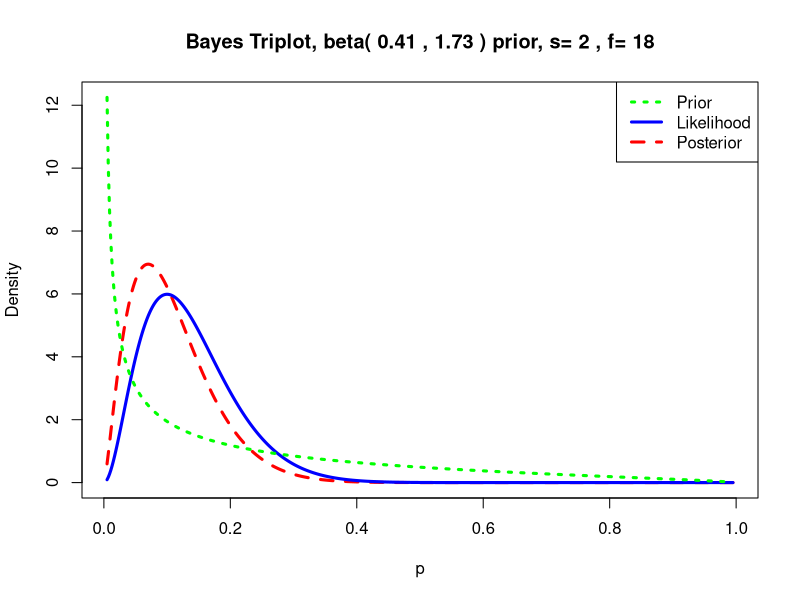
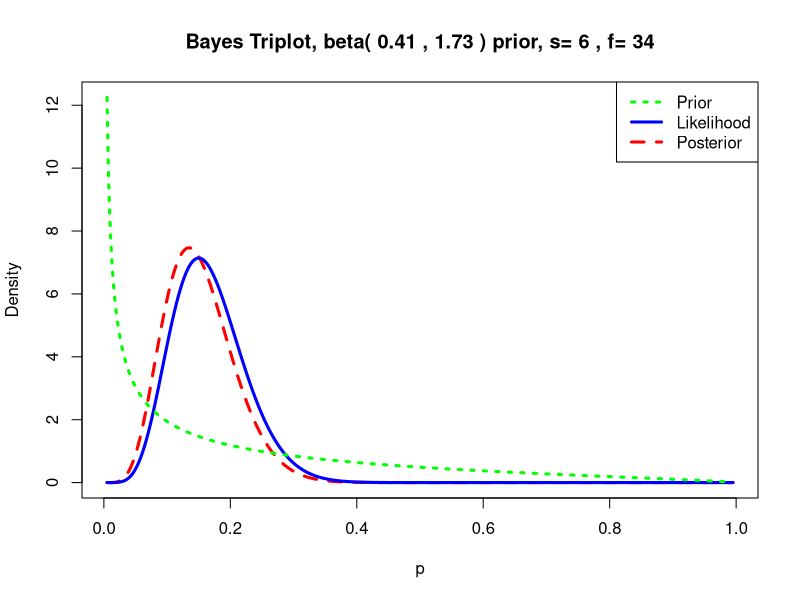
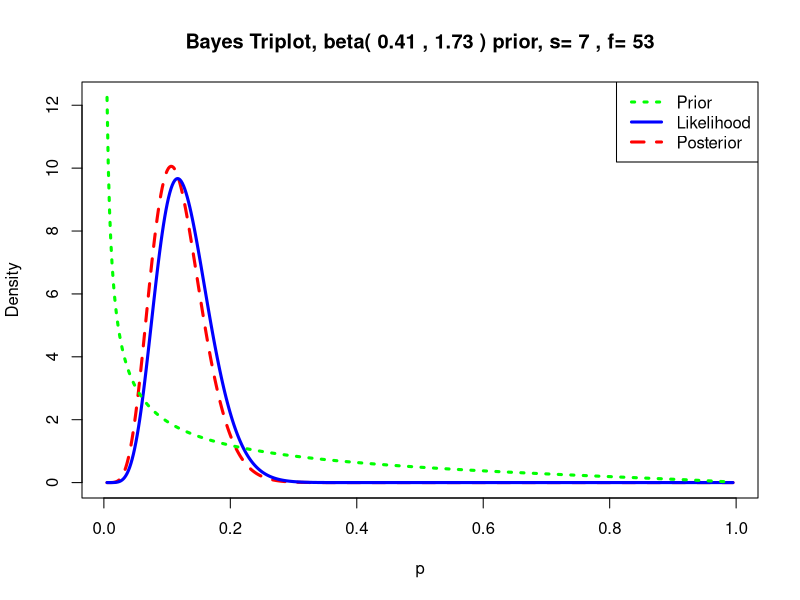
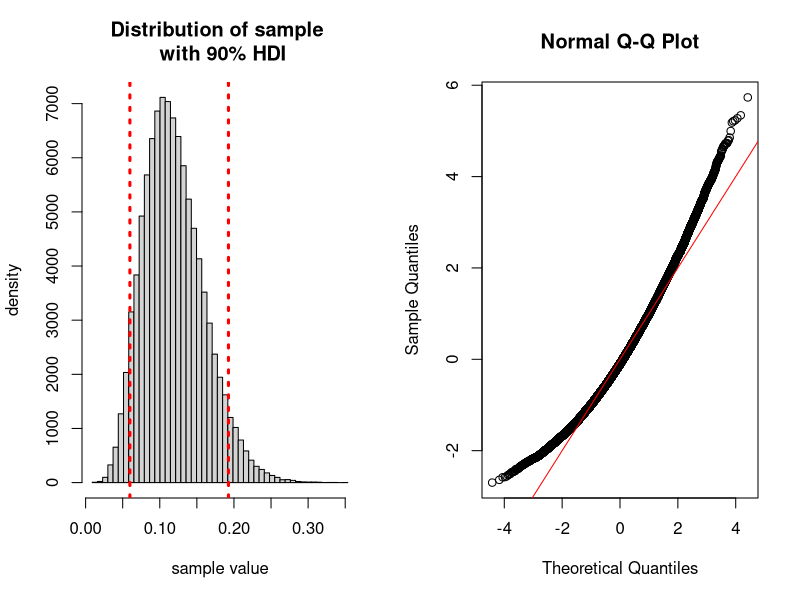
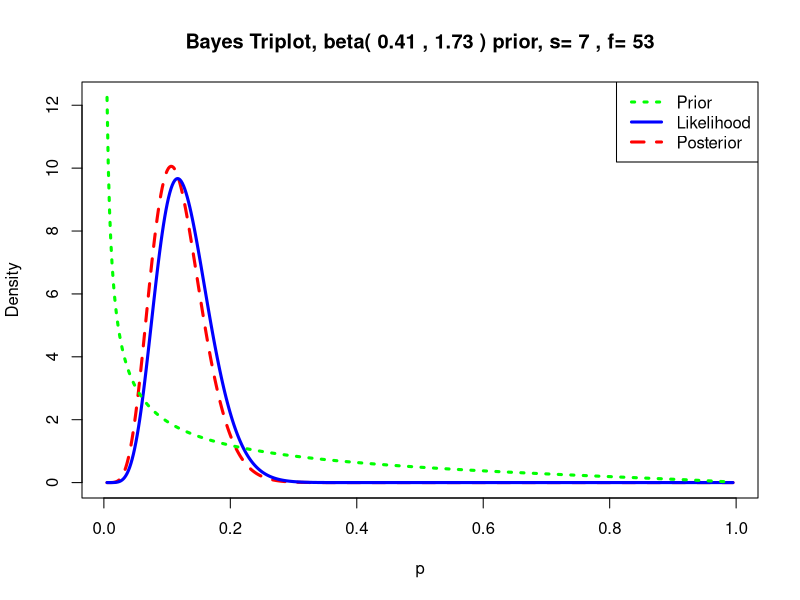

Source code (R) for these figures, in order:
# #########################################################################
# Assignment 8
# Method for Data Analysis
# 
# Author: Josh Jensen
# #########################################################################



#
### Set up
#

library(LearnBayes)


beta_prior <- beta.select(list(p=.5, x=.1), list(p=.75, x=.3))
beta_prior


# Now observe 2 texting out of 20 drivers
triplot(beta_prior, c(2, 18), where = 'topright')
beta_prior + c(2, 18)

# Now observe 4 texting out of 20 drivers
triplot(beta_prior, c(2 + 4, 18 + 16), where = 'topright')
beta_prior + c(2 + 4, 18 + 16)

# Now observe 1 texting out of 20 drivers
triplot(beta_prior, c(2 + 4 + 1, 18 + 16 + 19), where = 'topright')
beta_prior + c(2 + 4 + 1, 18 + 16 + 19)


# calc posterior beta distribution
beta_post <- beta_prior + c(2 + 4 + 1, 18 + 16 + 19)

# random sample 100,000 obs
post_sample <- rbeta(100000, beta_post[1], beta_post[2])

# plot
par(mfrow = c(1, 2))
quants <- quantile(post_sample, c(0.05, 0.95))
breaks <- seq(min(post_sample), max(post_sample), length.out = 50)
hist(post_sample, breaks = breaks,
     main = "Distribution of sample \n with 90% HDI"
     , xlab = "sample value"
     , ylab = "density")
abline(v = quants[1], lty = 3, col = "red", lwd = 3)
abline(v = quants[2], lty = 3, col = "red", lwd = 3)
qqnorm(scale(post_sample))
abline(a=0, b=1, col = 'red')
par(mfrow = c(1, 1))

# 90% HDI limits
quants

# compare to national figures (initial quants)
pbeta(c(.1, .3), beta_post[1], beta_post[2])
triplot(beta_prior, c(2 + 4 + 1, 18 + 16 + 19), where = 'topright')
